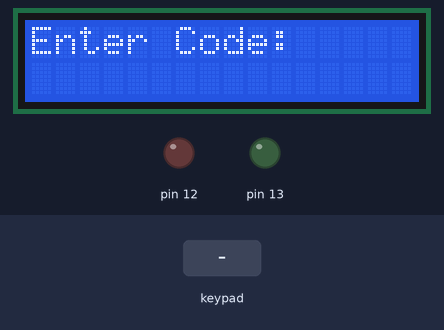
Recording of a program running on a simulated Arduino Uno, built with avr-gcc and run on an emulated ATmega328P. On the bench: 16×2 character LCD, output pins drawn as LEDs (lit = HIGH). Wiring (from diagram.json): 4×4 keypad with keys 1 2 3 A 4 5 6 B 7 8 9 C * 0 # D: rows pin 7, pin 6, pin 5, pin 4; columns pin 3, pin 2, pin 1, pin 0. The test bench sets the inputs (shaded band). Pins used as bus, display or sensor lines are not drawn.

Above: at 1.2 s.
1.3 s: keypad keys 3 3 4 4 # pressed 0.4 s apart
At 3.4 s:
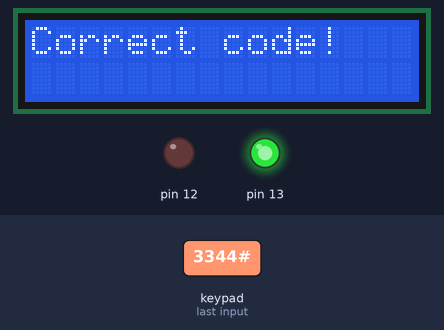
6.2 s: key '1' pressed
At 7.1 s:
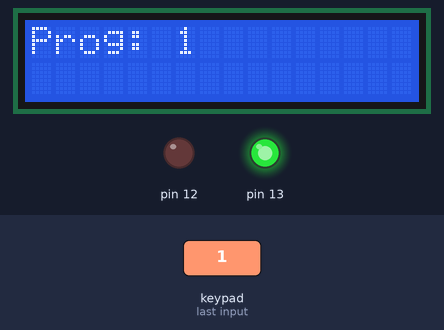
7.9 s: keypad keys 3 3 4 4 * pressed 0.4 s apart
At 9.7 s:
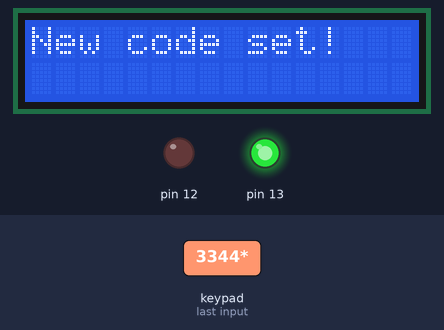
12.2 s: keypad keys 3 3 4 4 A pressed 0.4 s apart
At 14.4 s:
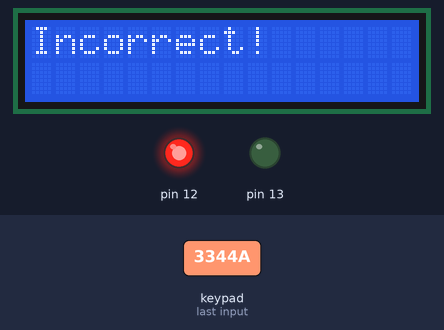
17.1 s: key 'A' pressed
At 18.5 s:
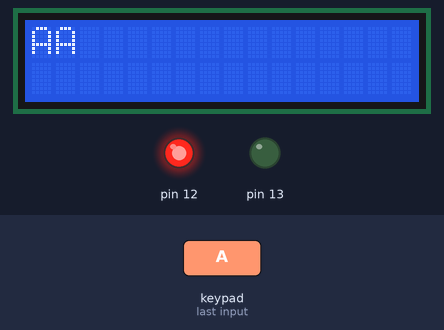
18.8 s: key 'B' pressed
At 19.9 s:
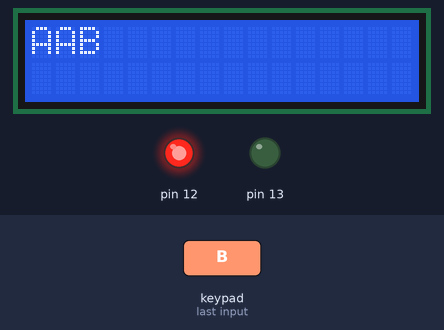
Timing chart, 0 to 21.5 s (numbered marks = the images above; inputs shaded):
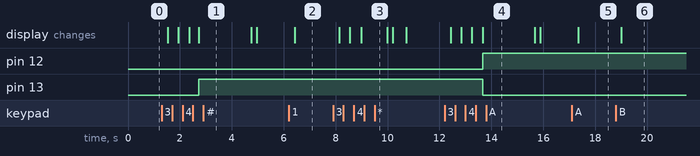

Measured:
- after the input at 1.3 s, pin 13: LOW → HIGH after 1.4 s; the display: first changes after 0.24 s (image 1 shows a later state)
- after the input at 6.2 s, the display: changes after 0.22 s (image 2)
- after the input at 7.9 s, the display: first changes after 0.23 s (image 3 shows a later state)
- after the input at 12.2 s, pin 12: LOW → HIGH after 1.5 s; pin 13: HIGH → LOW after 1.5 s; the display: first changes after 0.23 s (image 4 shows a later state)
- after the input at 17.1 s, the display: changes after 0.25 s (image 5)
- after the input at 18.8 s, the display: changes after 0.21 s (image 6)

The program:

main.cpp
```cpp
#include <Arduino.h>
#include <stdio.h>
#include <string.h>
#include "../lib/IO/IO.h"
#include "../lib/LedDriver/LedController.h"
#include "../lib/LCDDriver/LCDController.h"
#include "../lib/KeypadDriver/KeypadController.h"

// create led controllers
LedController green_led(13);
LedController red_led(12);

// create an lcd controller (I2C address 0x27, 16 columns, 2 rows)
LCDController lcd(0x27, 16, 2);

// create a keypad controller (pins 7 - 0)
KeypadController keypad(7, 6, 5, 4, 3, 2, 1, 0);

// current code being entered
String codeBuffer = "";
String secretCode = "3344";

bool programmingMode = false;
bool accessGranted = false;

void setup() {
  // init led controllers
  green_led.setup();
  red_led.setup();

  // init the lcd
  lcd.setup();
  lcd.clear();

  // init the keypad
  keypad.setup();

  // redirect stdio to lcd and keypad
  IO::setup(&lcd, &keypad);
  printf("Enter Code:\n");
}

void loop() {
  // check for key presses using stdio
  int key = getchar();

  if (key != EOF) {
    char ch = (char)key;

    if (ch == '#') {
      // allow changing the secret code if access is granted
      if (accessGranted) {
        programmingMode = true;
        codeBuffer = "";
        lcd.clear();
        printf("Prog Mode:\n");
      } else {
        lcd.clear();
        printf("Enter code first.\n");
        delay(2000);

        lcd.clear();
        printf("%s\n", codeBuffer.c_str());
      }
    }
    else if (ch == '*') {
      codeBuffer = "";
      lcd.clear();
      printf("Code cleared\n");
      delay(500);

      lcd.clear();
      printf("Enter Code:\n");
    }
    else {
      codeBuffer += ch;

      // update lcd
      lcd.clear();

      if (programmingMode) {
        printf("Prog: %s\n", codeBuffer.c_str());
      } else {
        printf("%s\n", codeBuffer.c_str());
      }

      // check if in programming mode
      if (programmingMode) {
        if (codeBuffer.length() >= 4) {
          // set the new secret code
          secretCode = codeBuffer.substring(0, 4);
          programmingMode = false;
          codeBuffer = "";

          lcd.clear();
          printf("New code set!\n");
          delay(1000);

          lcd.clear();
          printf("Enter Code:\n");
        }
      }
      else {
        // match the code
        if (codeBuffer == secretCode) {
          lcd.clear();
          printf("Correct code!\n");
          green_led.turnOn();
          red_led.turnOff();
          accessGranted = true;

          delay(2000);

          codeBuffer = "";

          lcd.clear();
          printf("Enter code:\n");
        }
        // check if 4 chars reached
        else if (codeBuffer.length() >= 4) {
          lcd.clear();
          printf("Incorrect!\n");
          red_led.turnOn();
          green_led.turnOff();
          accessGranted = false;

          delay(2000);

          codeBuffer = "";

          lcd.clear();
          printf("Enter code:\n");
        }
      }
    }
  }
}
```
